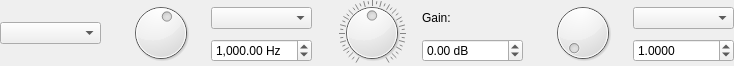
<?xml version="1.0" encoding="UTF-8"?>
<ui version="4.0">
 <class>BiQuadFilterGUI</class>
 <widget class="QWidget" name="BiQuadFilterGUI">
  <property name="geometry">
   <rect>
    <x>0</x>
    <y>0</y>
    <width>734</width>
    <height>66</height>
   </rect>
  </property>
  <property name="windowTitle">
   <string notr="true"/>
  </property>
  <layout class="QGridLayout" name="gridLayout">
   <property name="leftMargin">
    <number>0</number>
   </property>
   <property name="topMargin">
    <number>0</number>
   </property>
   <property name="rightMargin">
    <number>0</number>
   </property>
   <property name="bottomMargin">
    <number>0</number>
   </property>
   <property name="spacing">
    <number>0</number>
   </property>
   <item row="0" column="2" rowspan="2">
    <widget class="QDial" name="freqDial">
     <property name="minimumSize">
      <size>
       <width>0</width>
       <height>66</height>
      </size>
     </property>
     <property name="maximumSize">
      <size>
       <width>16777215</width>
       <height>66</height>
      </size>
     </property>
     <property name="maximum">
      <number>1000</number>
     </property>
     <property name="pageStep">
      <number>10</number>
     </property>
     <property name="value">
      <number>566</number>
     </property>
    </widget>
   </item>
   <item row="0" column="8" rowspan="2">
    <widget class="QDial" name="qDial">
     <property name="minimumSize">
      <size>
       <width>0</width>
       <height>66</height>
      </size>
     </property>
     <property name="maximumSize">
      <size>
       <width>16777215</width>
       <height>66</height>
      </size>
     </property>
     <property name="minimum">
      <number>0</number>
     </property>
     <property name="maximum">
      <number>1000</number>
     </property>
     <property name="notchesVisible">
      <bool>false</bool>
     </property>
    </widget>
   </item>
   <item row="1" column="3">
    <widget class="QDoubleSpinBox" name="freqSpinBox">
     <property name="showGroupSeparator" stdset="0">
      <bool>true</bool>
     </property>
     <property name="suffix">
      <string> Hz</string>
     </property>
     <property name="minimum">
      <double>0.010000000000000</double>
     </property>
     <property name="maximum">
      <double>99999.990000000005239</double>
     </property>
     <property name="value">
      <double>1000.000000000000000</double>
     </property>
    </widget>
   </item>
   <item row="0" column="4">
    <spacer name="horizontalSpacer">
     <property name="orientation">
      <enum>Qt::Horizontal</enum>
     </property>
     <property name="sizeType">
      <enum>QSizePolicy::Fixed</enum>
     </property>
     <property name="sizeHint" stdset="0">
      <size>
       <width>10</width>
       <height>20</height>
      </size>
     </property>
    </spacer>
   </item>
   <item row="0" column="5" rowspan="2">
    <widget class="QDial" name="gainDial">
     <property name="minimumSize">
      <size>
       <width>0</width>
       <height>66</height>
      </size>
     </property>
     <property name="maximumSize">
      <size>
       <width>16777215</width>
       <height>66</height>
      </size>
     </property>
     <property name="minimum">
      <number>-200</number>
     </property>
     <property name="maximum">
      <number>200</number>
     </property>
     <property name="pageStep">
      <number>20</number>
     </property>
     <property name="notchTarget">
      <double>9.850000000000000</double>
     </property>
     <property name="notchesVisible">
      <bool>true</bool>
     </property>
    </widget>
   </item>
   <item row="1" column="6">
    <widget class="QDoubleSpinBox" name="gainSpinBox">
     <property name="suffix">
      <string> dB</string>
     </property>
     <property name="minimum">
      <double>-199.990000000000009</double>
     </property>
     <property name="maximum">
      <double>199.990000000000009</double>
     </property>
    </widget>
   </item>
   <item row="1" column="9">
    <widget class="QDoubleSpinBox" name="qSpinBox">
     <property name="decimals">
      <number>4</number>
     </property>
     <property name="minimum">
      <double>0.000100000000000</double>
     </property>
     <property name="maximum">
      <double>999.999900000000025</double>
     </property>
     <property name="singleStep">
      <double>0.100000000000000</double>
     </property>
     <property name="value">
      <double>1.000000000000000</double>
     </property>
    </widget>
   </item>
   <item row="0" column="6">
    <widget class="QLabel" name="gainLabel">
     <property name="sizePolicy">
      <sizepolicy hsizetype="Preferred" vsizetype="Fixed">
       <horstretch>0</horstretch>
       <verstretch>0</verstretch>
      </sizepolicy>
     </property>
     <property name="text">
      <string>Gain:</string>
     </property>
    </widget>
   </item>
   <item row="0" column="9">
    <widget class="QComboBox" name="qComboBox"/>
   </item>
   <item row="0" column="3">
    <widget class="QComboBox" name="freqComboBox"/>
   </item>
   <item row="0" column="7">
    <spacer name="horizontalSpacer_2">
     <property name="orientation">
      <enum>Qt::Horizontal</enum>
     </property>
     <property name="sizeType">
      <enum>QSizePolicy::Fixed</enum>
     </property>
     <property name="sizeHint" stdset="0">
      <size>
       <width>10</width>
       <height>20</height>
      </size>
     </property>
    </spacer>
   </item>
   <item row="0" column="0" rowspan="2">
    <widget class="QComboBox" name="typeComboBox"/>
   </item>
   <item row="0" column="1">
    <spacer name="horizontalSpacer_3">
     <property name="orientation">
      <enum>Qt::Horizontal</enum>
     </property>
     <property name="sizeType">
      <enum>QSizePolicy::Fixed</enum>
     </property>
     <property name="sizeHint" stdset="0">
      <size>
       <width>10</width>
       <height>20</height>
      </size>
     </property>
    </spacer>
   </item>
  </layout>
 </widget>
 <resources/>
 <connections/>
</ui>
